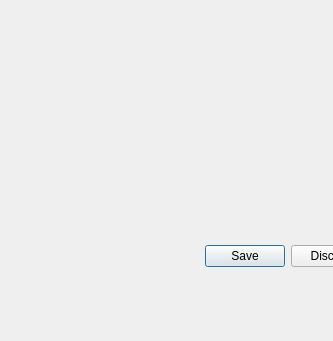
<?xml version="1.0" encoding="UTF-8"?>
<ui version="4.0">
 <class>CadastroToner</class>
 <widget class="QDialog" name="CadastroToner">
  <property name="windowModality">
   <enum>Qt::ApplicationModal</enum>
  </property>
  <property name="geometry">
   <rect>
    <x>0</x>
    <y>0</y>
    <width>333</width>
    <height>341</height>
   </rect>
  </property>
  <property name="focusPolicy">
   <enum>Qt::StrongFocus</enum>
  </property>
  <property name="windowTitle">
   <string>Cadastro de Toner</string>
  </property>
  <property name="modal">
   <bool>true</bool>
  </property>
  <widget class="QDialogButtonBox" name="buttonBox">
   <property name="geometry">
    <rect>
     <x>30</x>
     <y>240</y>
     <width>341</width>
     <height>32</height>
    </rect>
   </property>
   <property name="orientation">
    <enum>Qt::Horizontal</enum>
   </property>
   <property name="standardButtons">
    <set>QDialogButtonBox::Discard|QDialogButtonBox::Save</set>
   </property>
  </widget>
 </widget>
 <resources/>
 <connections>
  <connection>
   <sender>buttonBox</sender>
   <signal>accepted()</signal>
   <receiver>CadastroToner</receiver>
   <slot>accept()</slot>
   <hints>
    <hint type="sourcelabel">
     <x>248</x>
     <y>254</y>
    </hint>
    <hint type="destinationlabel">
     <x>157</x>
     <y>274</y>
    </hint>
   </hints>
  </connection>
  <connection>
   <sender>buttonBox</sender>
   <signal>rejected()</signal>
   <receiver>CadastroToner</receiver>
   <slot>reject()</slot>
   <hints>
    <hint type="sourcelabel">
     <x>316</x>
     <y>260</y>
    </hint>
    <hint type="destinationlabel">
     <x>286</x>
     <y>274</y>
    </hint>
   </hints>
  </connection>
 </connections>
</ui>
